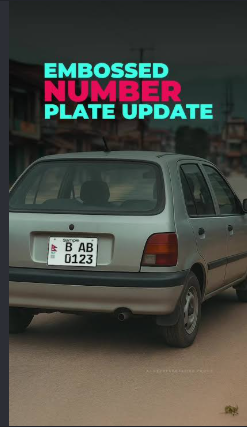
#> input picture data/raw/car1.png, 247 x 427 px
$ jupyter execute vehicle_number_plate_detection.ipynb
#> lines starting #> are read from the running program, lines starting #| are printed output that depends on the picture; after the words box and inside, x2 and y2 are one past the last pixel; in counts of white or black regions, pixels touching at a corner belong together
[cell 1]
import cv2
import numpy as np
import matplotlib.pyplot as plt
import pandas as pd

print("OpenCV version:", cv2.__version__)
print("NumPy version:", np.__version__)

print("\nEnvironment successfully configured!")

# Automatic Vehicle Number Plate Detection Using OpenCV

## 1. Introduction

This project aims to develop a computer vision prototype for automatically
detecting vehicle number plates from images using OpenCV.

The system will perform image preprocessing, edge detection, contour analysis,
number plate localisation, and optical character recognition (OCR).

The project will also evaluate the limitations of traditional computer vision
techniques and discuss how modern AI-based approaches could improve the system.

## 2. Import Required Libraries

[cell 2]
import cv2
import numpy as np
import matplotlib.pyplot as plt
import pandas as pd

[cell 3]
image_path = "../data/raw/car1.png"

image = cv2.imread(image_path)
#> image is the input picture: shape (427, 247, 3); mean B, G, R 67.6, 73.8, 73

if image is None:
    print("Error: Image could not be loaded.")
else:
    print("Image loaded successfully!")
    print("Image shape:", image.shape)
#| Image shape: (427, 247, 3)

[cell 4]
image_rgb = cv2.cvtColor(image, cv2.COLOR_BGR2RGB)

plt.figure(figsize=(12, 6))
plt.imshow(image_rgb)
plt.axis("off")
plt.title("Original Vehicle Image")
plt.show()

## 3. Image Preprocessing

Image preprocessing is an important step in computer vision because it can
reduce unnecessary information and make subsequent image-processing
operations more efficient.

The first preprocessing step is resizing the input image to a consistent
width while maintaining its aspect ratio.

[cell 5]
# Get the original image dimensions
height, width = image.shape[:2]
#> height = 427; width = 247

# Set the desired width
new_width = 800

# Calculate the new height while maintaining the aspect ratio
new_height = int((new_width / width) * height)
#> new_height = 1382

# Resize the image
resized_image = cv2.resize(image, (new_width, new_height))
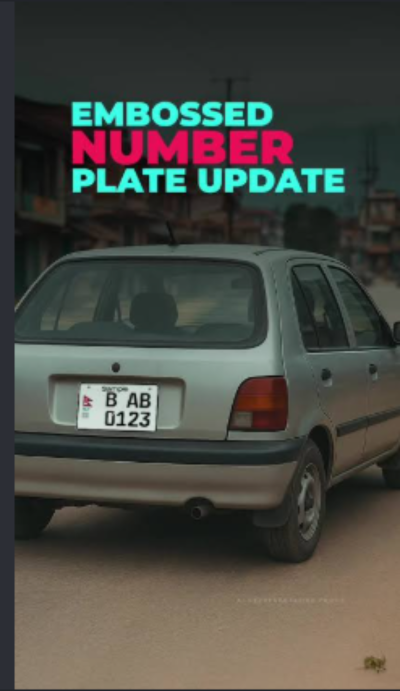
#> resized_image: shape (1382, 800, 3) (shown at 1/2 size); mean B, G, R 67.5, 73.7, 72.9

print("Original dimensions:", (width, height))
#| Original dimensions: (247, 427)
print("Resized dimensions:", (new_width, new_height))
#| Resized dimensions: (800, 1382)

[cell 6]
# Convert BGR to RGB for displaying with Matplotlib
resized_rgb = cv2.cvtColor(resized_image, cv2.COLOR_BGR2RGB)

plt.figure(figsize=(12, 6))
plt.imshow(resized_rgb)
plt.axis("off")
plt.title("Resized Vehicle Image")
plt.show()

### 3.1 Grayscale Conversion

The resized image is converted from a three-channel BGR colour image into a
single-channel grayscale image. Grayscale conversion reduces the amount of
colour information while preserving the intensity information required for
subsequent edge and contour detection.

[cell 7]
# Convert the resized image to grayscale
gray_image = cv2.cvtColor(resized_image, cv2.COLOR_BGR2GRAY)
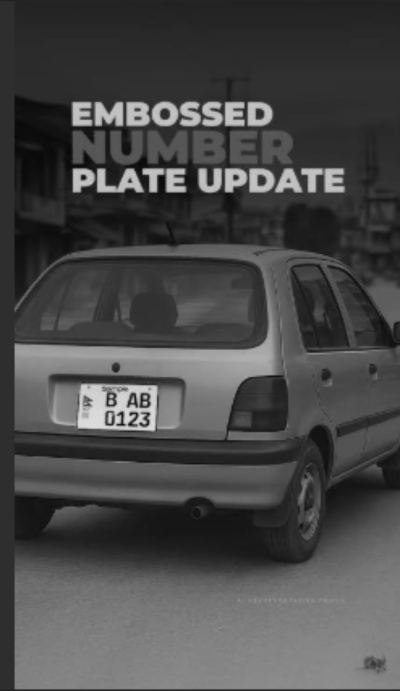
#> gray_image: shape (1382, 800) (shown at 1/2 size); min 5, max 221, mean 72.8

print("Grayscale image shape:", gray_image.shape)
#| Grayscale image shape: (1382, 800)

[cell 8]
plt.figure(figsize=(12, 6))
plt.imshow(gray_image, cmap="gray")
plt.axis("off")
plt.title("Grayscale Vehicle Image")
plt.show()

## 4. Noise Reduction

Real-world images may contain noise and small intensity variations caused by
camera sensors, compression, lighting, reflections, and background objects.

Gaussian blurring is applied to smooth the grayscale image before edge
detection. This helps reduce insignificant variations and can produce cleaner
edges during the subsequent processing stage.

[cell 9]
# Apply Gaussian blur to reduce image noise
blurred_image = cv2.GaussianBlur(gray_image, (5, 5), 0)

print("Gaussian blur applied successfully.")

[cell 10]
plt.figure(figsize=(12, 6))
plt.imshow(blurred_image, cmap="gray")
plt.axis("off")
plt.title("Gaussian Blurred Image")
plt.show()

## 5. Edge Detection

Canny edge detection is used to identify significant intensity changes in the
image. These changes often correspond to boundaries between different objects
or regions.

For number plate detection, the edges around the rectangular plate region can
provide useful information for identifying potential plate candidates.

[cell 11]
# Detect edges using the Canny edge detector
edges = cv2.Canny(blurred_image, 100, 200)
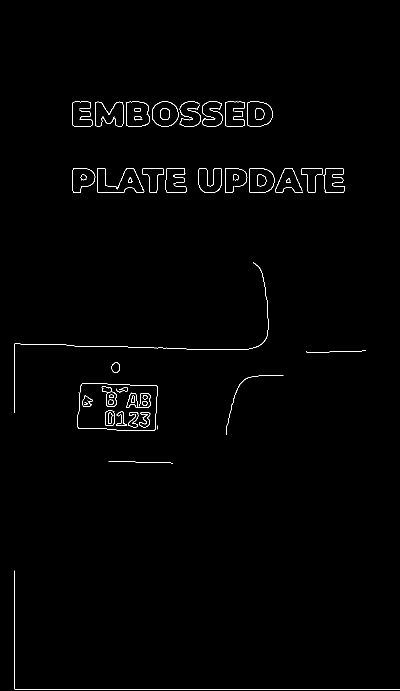
#> edges: shape (1382, 800) (shown at 1/2 size); 0.78% white in thin lines or dots, all inside (x1, y1, x2, y2) = (29, 203, 800, 1379)

print("Canny edge detection completed.")
